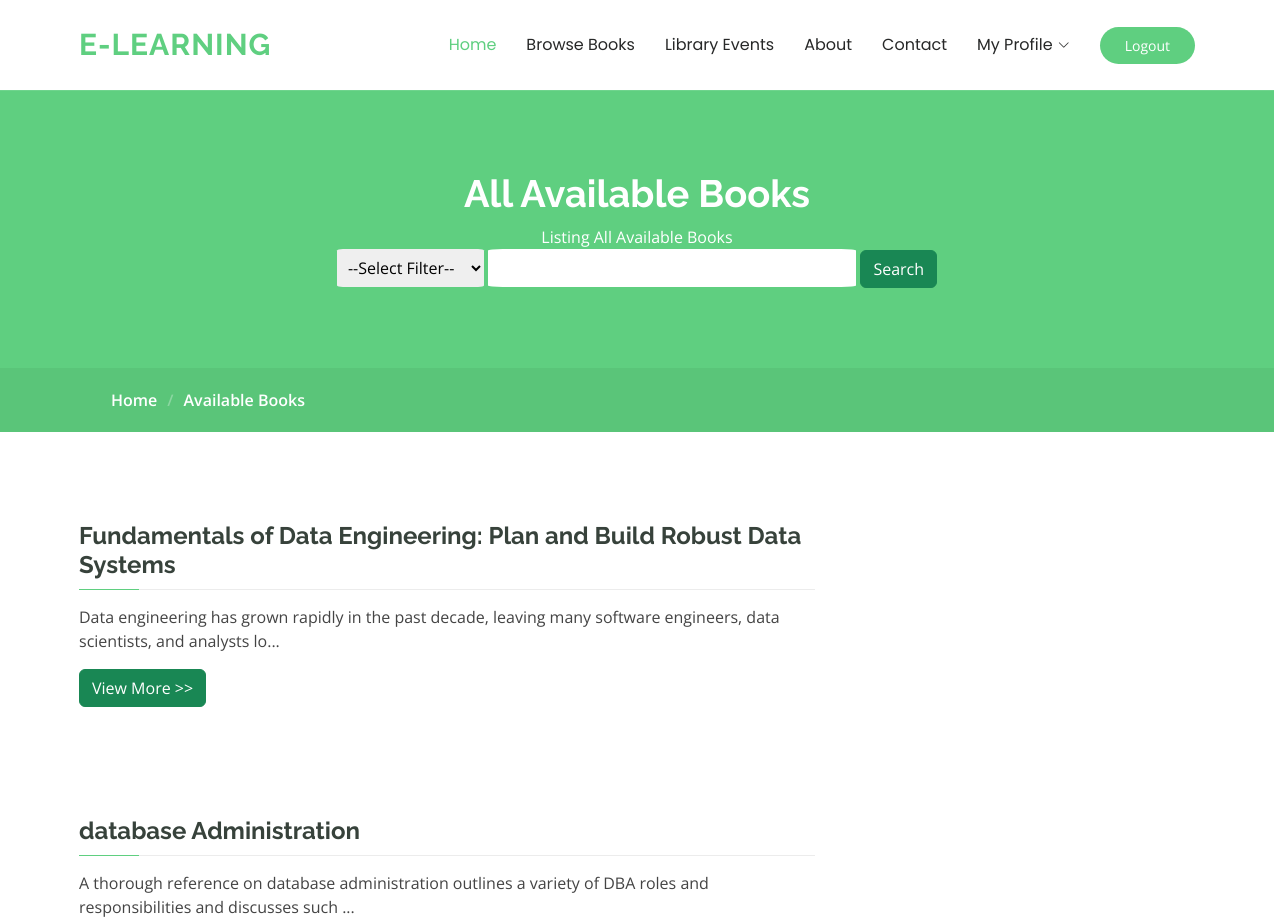
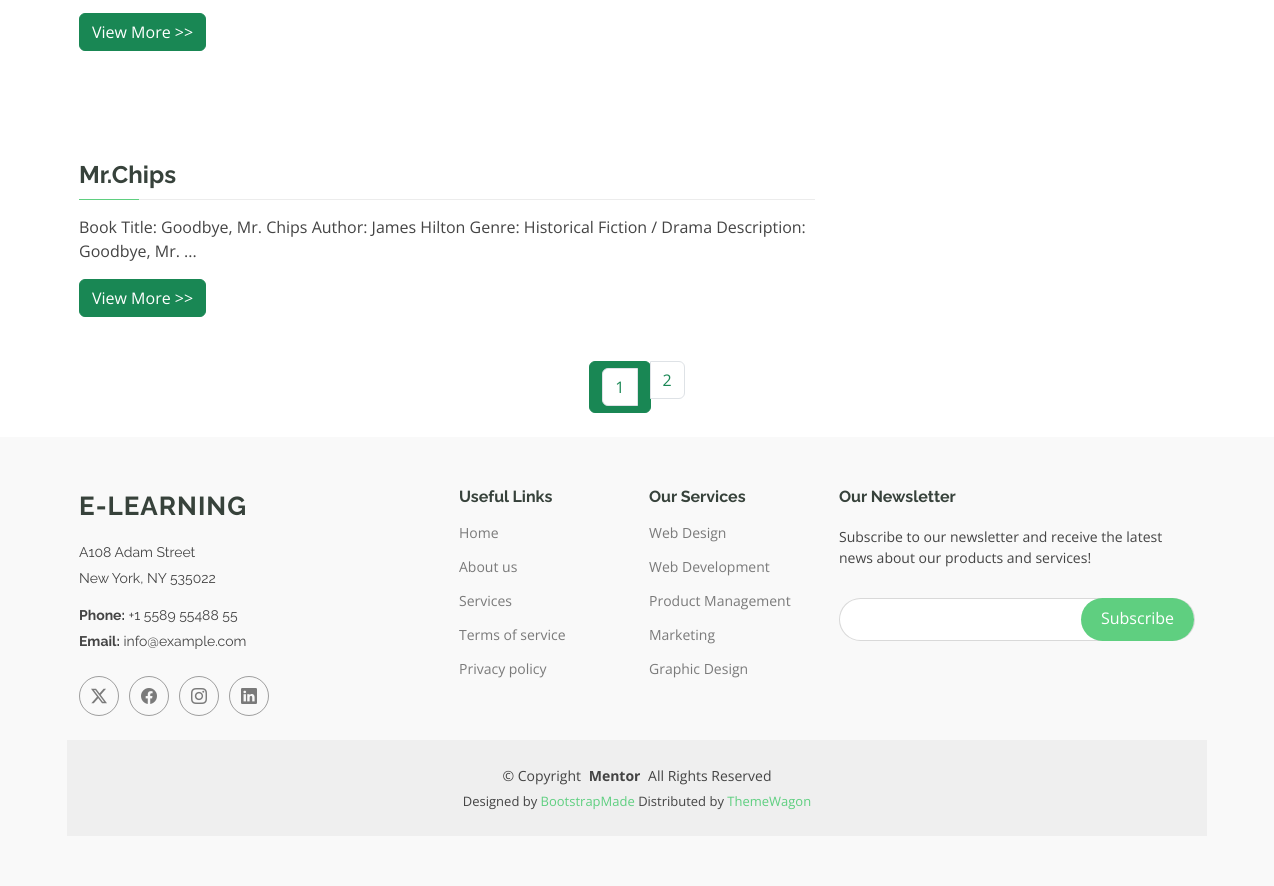
/Login/User/Browse-books.php, run on the app's committed database (2 pictures, top to bottom).
### tables this page shows
CREATE TABLE `books` (
  `book_id` int(20) NOT NULL,
  `book_title` varchar(255) NOT NULL,
  `book_author` varchar(255) NOT NULL,
  `book_isbn` varchar(255) NOT NULL,
  `book_publisher` varchar(255) NOT NULL,
  `book_pb_year` varchar(255) NOT NULL,
  `book_cover` varchar(255) NOT NULL,
  `book_category` int(11) NOT NULL,
  `book_language` varchar(255) NOT NULL,
  `book_desc` text NOT NULL,
  `status` varchar(255) NOT NULL,
  `added_by` varchar(255) NOT NULL,
  `created_at` timestamp NOT NULL DEFAULT current_timestamp() ON UPDATE current_timestamp()
);

### Login/User/Browse-books.php (the view, shortened to what this page needs)
<?php
$search = "";
$filter="";
?>
<!DOCTYPE html>
<html lang="en">
<head>
  <link href="assets/vendor/bootstrap/css/bootstrap.min.css" rel="stylesheet">
  <link href="assets/vendor/bootstrap-icons/bootstrap-icons.css" rel="stylesheet">
  <link href="assets/vendor/aos/aos.css" rel="stylesheet">
  <link href="assets/vendor/glightbox/css/glightbox.min.css" rel="stylesheet">
  <link href="assets/vendor/swiper/swiper-bundle.min.css" rel="stylesheet">
  <link href="assets/css/main.css" rel="stylesheet">
</head>
<body class="course-details-page">
<?php include("header.php") ?>
<main class="main">
  <div class="page-title" data-aos="fade">
    <div class="heading">
      <div class="container">
        <div class="row d-flex justify-content-center text-center">
          <div class="col-lg-8">
            <h1>All Available Books</h1>
            <p class="mb-0">Listing All Available Books</p>
          </div>
        </div>
      </div>
      <div class="container">
        <div class="row d-flex justify-content-center text-center">
          <div class="col-lg-8">
            <form action="" method="post">
            <select name="filter" id="filter" style="width:20%;padding:7px;border:none;border-radius:4%">
                <option value="">--Select Filter--</option>
            </select>
            <input type="text" name="searchF" style="width:50%;padding:7px;border:none;border-radius:4%">
              <input type="submit" name="search" class="btn btn-success" value="Search">
            </form>
          </div>
        </div>
      </div>
    </div>
    <nav class="breadcrumbs">
      <div class="container">
        <ol>
          <li><a href="Home.php">Home</a></li>
          <li class="current">Available Books</li>
        </ol>
      </div>
    </nav>
  </div>
  <?php
  $conn = mysqli_connect("localhost", "root", "", "db_lms");
  if ($conn) {
    $results_per_page = 3;
    $page = isset($_GET['page']) ? (int)$_GET['page'] : 1;
    $start_from = ($page - 1) * $results_per_page;
    if (!empty($search)) {
       if($filter=="cat_name"){
        $query = "
        SELECT books.*, book_categories.cat_name
        FROM books
        JOIN book_categories ON books.book_category = book_categories.cat_id
        WHERE books.status = 'Available' AND book_categories.$filter like '%$search%'
        ORDER BY books.created_at DESC
        LIMIT $start_from, $results_per_page
      ";
       }else{
      $query = "
        SELECT books.*, book_categories.cat_name
        FROM books
        JOIN book_categories ON books.book_category = book_categories.cat_id
        WHERE books.status = 'Available' AND books.$filter like '%$search%'
        ORDER BY books.created_at DESC
        LIMIT $start_from, $results_per_page
      ";}
      $count_query = "
        SELECT COUNT(*) AS total
        FROM books
        WHERE status = 'Available' AND book_title LIKE '%$search%'
      ";
    } else {
      $query = "
        SELECT books.*, book_categories.cat_name
        FROM books
        JOIN book_categories ON books.book_category = book_categories.cat_id
        WHERE books.status = 'Available'
        ORDER BY books.created_at DESC
        LIMIT $start_from, $results_per_page
      ";
      $count_query = "
        SELECT COUNT(*) AS total
        FROM books
        WHERE status = 'Available'
      ";
    }
    $count_result = mysqli_query($conn, $count_query);
    $row = mysqli_fetch_assoc($count_result);
    $total_records = $row['total'];
    $total_pages = ceil($total_records / $results_per_page);
    $result = mysqli_query($conn, $query);
    while ($book = mysqli_fetch_assoc($result)) {
  ?>
  <section id="courses-course-details" class="courses-course-details section">
    <div class="container" data-aos="fade-up">
      <div class="row">
        <div class="col-lg-8">
          <h3><?php echo $book['book_title']; ?></h3>
          <p><?php echo substr($book['book_desc'], 0, 120); ?>...</p>
        </div>
      </div>
      <a href="desc-details.php?id=<?php echo $book['book_id']; ?>" class="btn-getstarted btn btn-success">View More >></a>
    </div>
  </section>
  <?php } ?>
  <div class="container mt-4 mb-4">
    <nav>
      <ul class="pagination justify-content-center ">
        <?php
        for ($i = 1; $i <= $total_pages; $i++) {
          $active = $i == $page ? "btn btn-success" : "";
          $url = "?page=$i";
          echo "<li class='page-item $active'><a class='page-link  text-success' href='$url' >$i</a></li>";
        }
        ?>
      </ul>
    </nav>
  </div>
  <?php
  } else {
    echo "<p class='text-danger'>Failed to connect to the database.</p>";
  }
  ?>
</main>
<?php include("footer.php") ?>
</body>
</html>

### data on the page
books: book_title "Fundamentals of Data Engineering: Plan and Build Robust Data Systems", book_desc "Data engineering has grown rapidly in the past decade, leaving many software engineers, data scientists, and analysts lo"
books: book_title "database Administration", book_desc "A thorough reference on database administration outlines a variety of DBA roles and responsibilities and discusses such"
books: book_title "Mr.Chips", book_desc "Book Title: Goodbye, Mr. Chips Author: James Hilton Genre: Historical Fiction / Drama Description: Goodbye, Mr."
